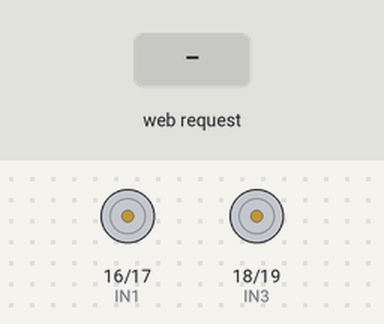
This sketch was run on a simulated ESP32. Shown: motor-driver pin pairs drawn as motors (green arrow = first pin HIGH = forward, orange = second pin HIGH = backward, longer = more drive, scaled by the enable pin). Inputs (shaded band) come from the test bench. What the sketch prints to the serial monitor is not drawn.

Above: at 1.2 s.
1.3 s: HTTP request GET /forward received
At 2.2 s:
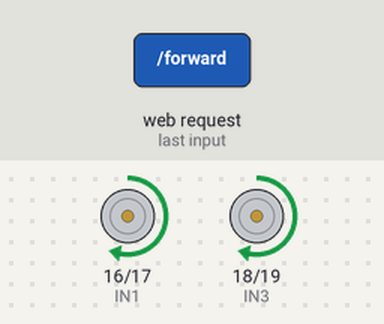
2.8 s: HTTP request GET /backward received
At 3.4 s:
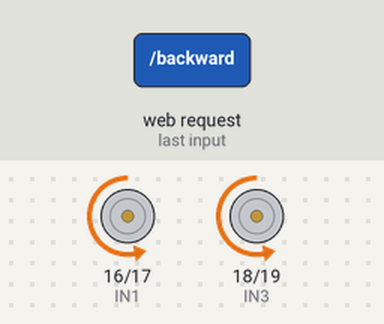
4.3 s: HTTP request GET /left received
At 5.5 s:
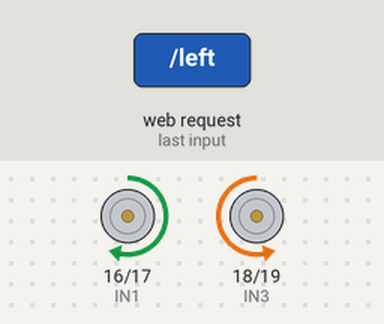
5.8 s: HTTP request GET /right received
At 6.9 s:
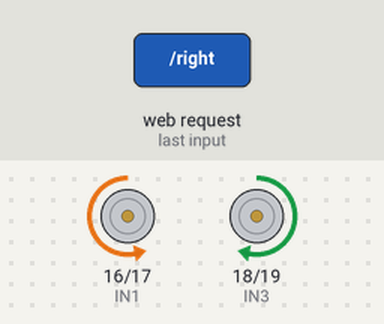
7.3 s: HTTP request GET /stop received
At 8.0 s:
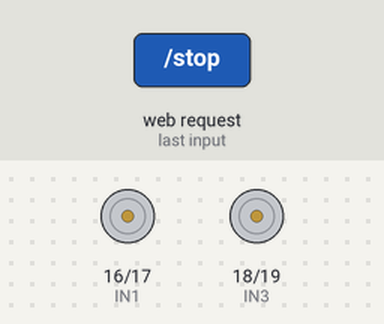
Timing chart, 0 to 9.8 s (numbered marks = the images above; inputs shaded):
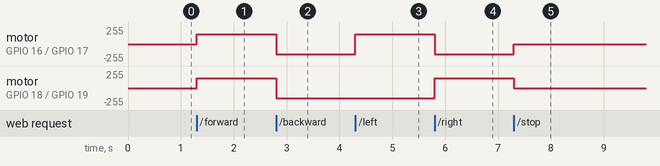

Measured:
- after the input at 1.3 s, motor on GPIO 16 (IN1) / GPIO 17 (IN2), motor on GPIO 18 (IN3) / GPIO 19 (IN4): stopped → forward 150/255 at once
- after the input at 2.8 s, motor on GPIO 16 (IN1) / GPIO 17 (IN2), motor on GPIO 18 (IN3) / GPIO 19 (IN4): forward 150/255 → backward 150/255 at once
- after the input at 4.3 s, motor on GPIO 16 (IN1) / GPIO 17 (IN2): backward 150/255 → forward 150/255 at once
- after the input at 5.8 s, motor on GPIO 16 (IN1) / GPIO 17 (IN2): forward 150/255 → backward 150/255 at once; motor on GPIO 18 (IN3) / GPIO 19 (IN4): backward 150/255 → forward 150/255 at once
- after the input at 7.3 s, motor on GPIO 16 (IN1) / GPIO 17 (IN2): backward 150/255 → stopped at once; motor on GPIO 18 (IN3) / GPIO 19 (IN4): forward 150/255 → stopped at once

The sketch:

APAVcarsoft.ino
```cpp
#include <WiFi.h>
#include <WebServer.h>

const char* ssid = "ESP32_CAR";
const char* password = "12345678";

WebServer server(80);

// Right Motor
const int ENA = 25;
const int IN1 = 16;
const int IN2 = 17;

// Left Motor
const int ENB = 26;
const int IN3 = 18;
const int IN4 = 19;

void stopCar()
{
  digitalWrite(IN1, LOW);
  digitalWrite(IN2, LOW);
  digitalWrite(IN3, LOW);
  digitalWrite(IN4, LOW);

  analogWrite(ENA, 150);
  analogWrite(ENB, 150);
}

void forward()
{
  digitalWrite(IN1, HIGH);
  digitalWrite(IN2, LOW);

  digitalWrite(IN3, HIGH);
  digitalWrite(IN4, LOW);
}

void backward()
{
  digitalWrite(IN1, LOW);
  digitalWrite(IN2, HIGH);

  digitalWrite(IN3, LOW);
  digitalWrite(IN4, HIGH);
}

void left()
{
  digitalWrite(IN1, HIGH);
  digitalWrite(IN2, LOW);

  digitalWrite(IN3, LOW);
  digitalWrite(IN4, HIGH);
}

void right()
{
  digitalWrite(IN1, LOW);
  digitalWrite(IN2, HIGH);

  digitalWrite(IN3, HIGH);
  digitalWrite(IN4, LOW);
}

String webpage = R"rawliteral(
<!DOCTYPE html>
<html>
<head>
<meta name="viewport" content="width=device-width, initial-scale=1">
<style>
button{
width:120px;
height:60px;
font-size:20px;
margin:10px;
}
body{
text-align:center;
font-family:Arial;
}
</style>
</head>
<body>

<h2>ESP32 Car Control</h2>

<p><a href="/forward"><button>Forward</button></a></p>

<p>
<a href="/left"><button>Left</button></a>
<a href="/stop"><button>Stop</button></a>
<a href="/right"><button>Right</button></a>
</p>

<p><a href="/backward"><button>Backward</button></a></p>

</body>
</html>
)rawliteral";

void handleRoot()
{
  server.send(200, "text/html", webpage);
}

void setup()
{
  Serial.begin(115200);

  pinMode(ENA, OUTPUT);
  pinMode(IN1, OUTPUT);
  pinMode(IN2, OUTPUT);

  pinMode(ENB, OUTPUT);
  pinMode(IN3, OUTPUT);
  pinMode(IN4, OUTPUT);

  analogWrite(ENA, 150);
  analogWrite(ENB, 150);

  stopCar();

  WiFi.softAP(ssid, password);

  Serial.println("Hotspot Started");
  Serial.println(WiFi.softAPIP());

  server.on("/", handleRoot);

  server.on("/forward", []() {
    forward();
    server.send(200, "text/plain", "Forward");
  });

  server.on("/backward", []() {
    backward();
    server.send(200, "text/plain", "Backward");
  });

  server.on("/left", []() {
    left();
    server.send(200, "text/plain", "Left");
  });

  server.on("/right", []() {
    right();
    server.send(200, "text/plain", "Right");
  });

  server.on("/stop", []() {
    stopCar();
    server.send(200, "text/plain", "Stop");
  });

  server.begin();
}

void loop()
{
  server.handleClient();
}
```
